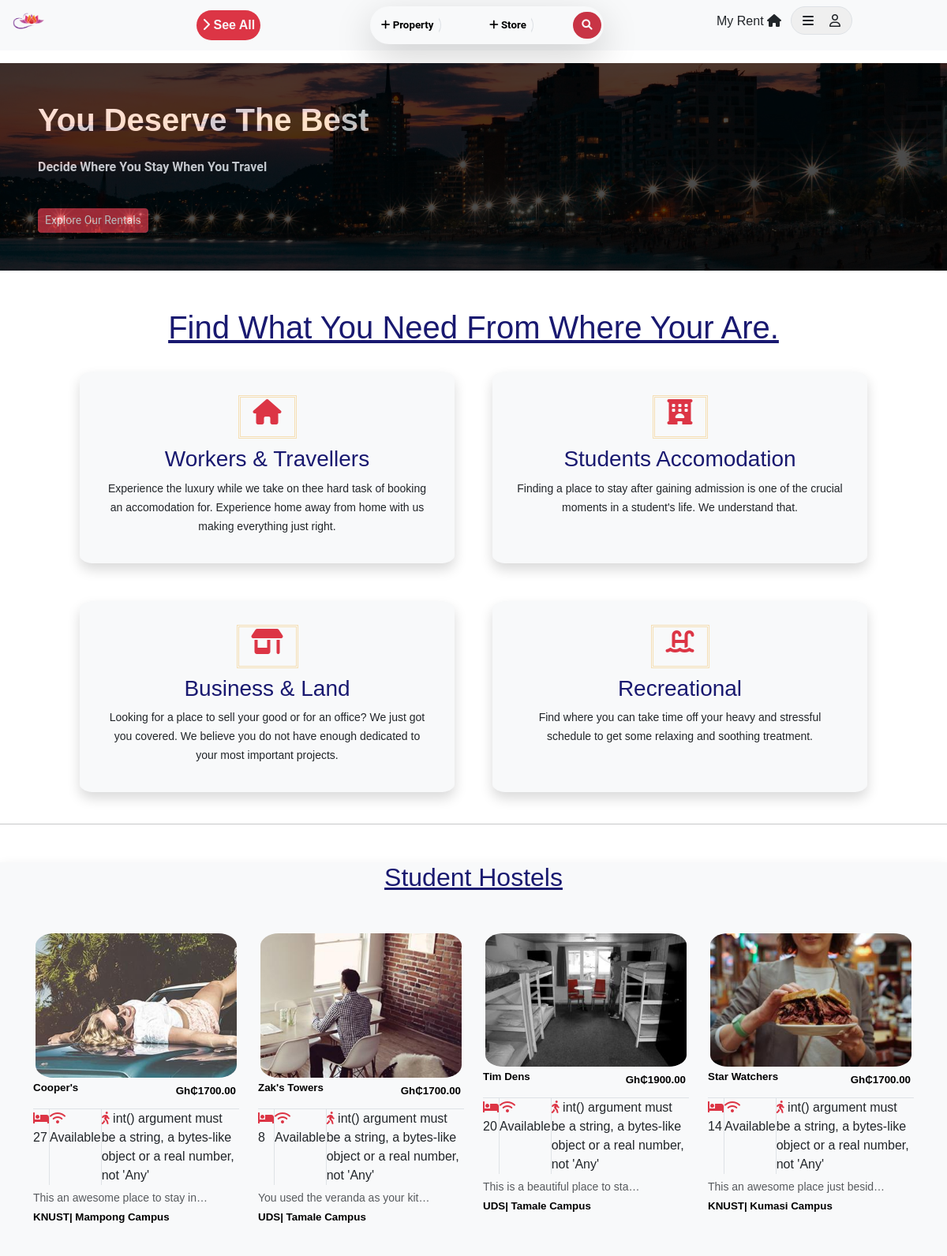
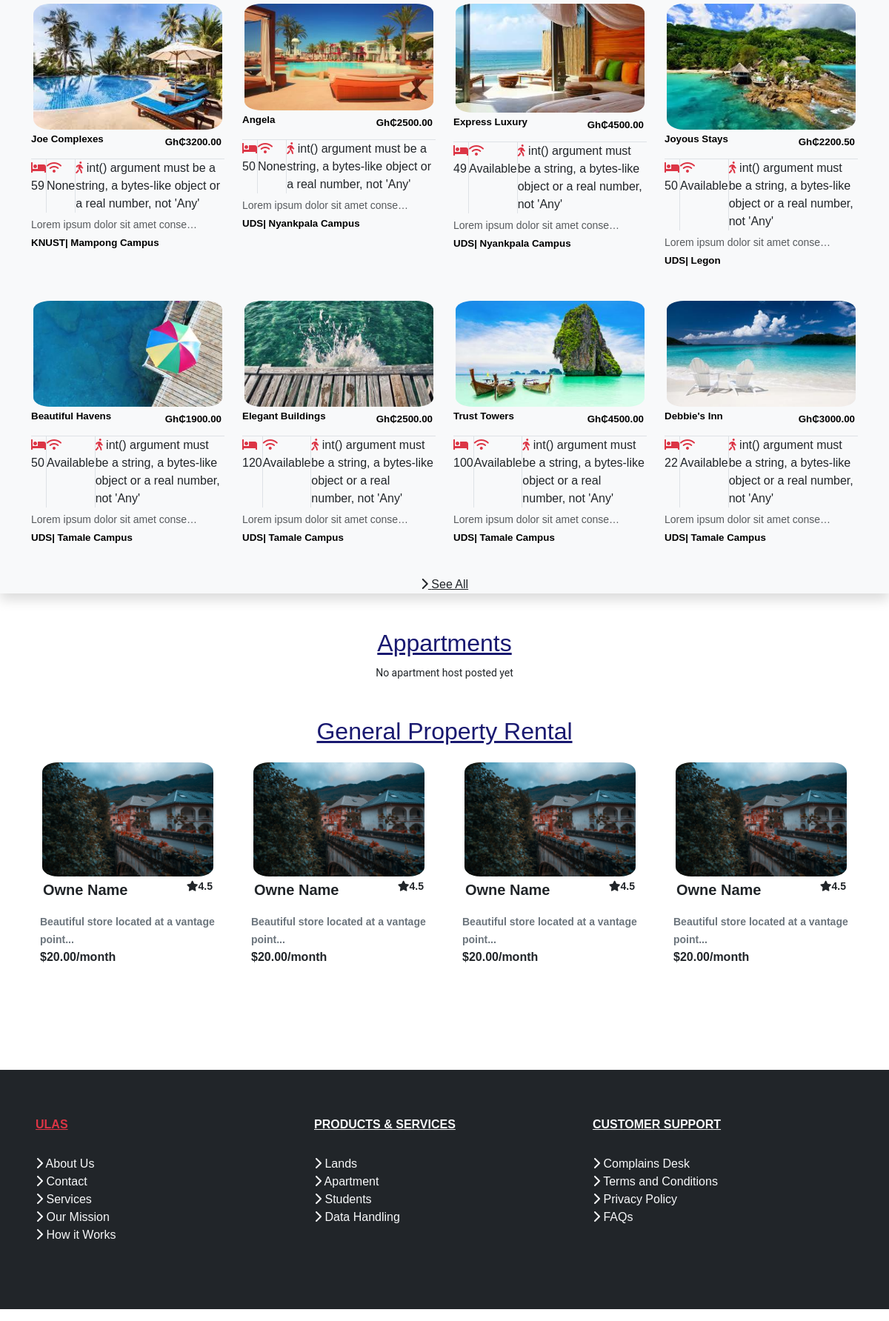
The page / on the database its author committed (2 pictures, top to bottom).
### hostels/models.py (models this page shows, shortened)
class Hostel(models.Model):
    owner_name = models.CharField(max_length=100, default='gunarcom')
    school = models.ForeignKey(School, on_delete=models.CASCADE)
    campus = models.CharField(max_length=100, default='Main Campus')
    hostel_name = models.CharField(max_length=50, default='unnamed hostel')
    contact = PhoneNumberField()
    image = models.ImageField(blank=True,
                              upload_to='static/images',
                              default=None)
    date_added = models.DateTimeField(default=timezone.now)
    no_of_rooms = models.PositiveIntegerField()
    hostel_coordinates = models.CharField(max_length=100)
    cost_per_room = models.DecimalField(max_digits=8, decimal_places=2)
    duration = models.PositiveIntegerField()
    amenities = MultiSelectField(choices=AMENITIES, max_choices=500, max_length=500)
    wifi = models.CharField(max_length=20)
    details = RichTextUploadingField()
    '''
    trimming images to an appropriate size before saving to the database
    '''
    '''
    a method to get the cost of a romm
    '''
    def get_cost(self):
        return self.cost_per_room
    '''
    calculating the distance of the hostel to the campus
    '''
    def get_dist(self):
        try:
            time_to_walk = calc_distance(hostel_coordinates=self.hostel_coordinates, school_coordinates=self.school.school_coordinates)
        except Exception as e:
            return e
        return time_to_walk

class School(models.Model):
    name = models.CharField(max_length=100)
    city = models.CharField(max_length=100)
    region = models.CharField(max_length=100)
    school_coordinates = models.CharField(max_length=100)
    '''
    return the name of the school
    '''

### hostels/views.py (the view)
# urls.py: 2. Add a URL to urlpatterns:  path('', views.home, name='home')
def home(request):
    students_hostels = Hostel.objects.all().order_by('-date_added')[0:12]
    return render(request, 'hostels/index.html', {'hostels':students_hostels})

### hostels/distance.py (called while the page is built)
def calc_distance(hostel_coordinates, school_coordinates):
	lat, longi = school_coordinates.split(',')
	'''
	converting str points to float
	'''
	lat = float(lat)
	longi = float(longi)
	host_lat, host_longi = hostel_coordinates.split(',')
	host_lat = float(host_lat)
	host_longi = float(host_longi)
	geod = Geodesic.WGS84
	res = geod.Inverse(lat, longi, host_lat, host_longi)
	'''
	assume an average person walks 80m in a minute
	'''
	dist = res['s12']
	average_walking_time = int(dist / 80)
	return f'{average_walking_time} mins'

### hostels/templates/hostels/index.html (shortened to what this page needs)
{% extends 'hostels/base.html' %}
{% load static %}
{% block content %}
<section class="sec-bg margin-bottom">
	<div class="p-5 dark">
		<h1 class="text-capitalize fw-bolder" data-aos="zoom-in-right">You deserve the best</h1>
		<p class="text-capitalize pt-3 pb-4 fw-bolder" data-aos="zoom-in-right">decide where you stay when you travel
		</p>
		<a href="{% url 'rooms' %}" class="btn btn-sm btn-danger text-capitalize" role="button" data-aos="zoom-in-right">explore our
			rentals</a>
	</div>
</section>
<section class="mt-5">
	<div class="container">
		<h1 class="text-capitalize text-decoration-underline text-center">find what you need from where your are.</h1>
		<div class="row d-flex justify-content-center sm-margin">
			<div class="col-md-5 m-4 py-3 d-hover bg-light shadow d-flex justify-content-center" data-aos="fade-up">
				<a href="{% url 'appartment' %}" class="text-center service-link p-3">
					<div>
						<span class="border-icon p-3">
							<i class="fa-solid fa-house fa-2x text-danger"></i>
						</span>
					</div>
					<h3 class="pt-1 mt-2 pt-3">Workers & Travellers</h3>
					<small class="text-dark text-center">Experience the luxury while we take on thee hard task of
						booking an
						accomodation
						for. Experience home away from home with us making everything just right.</small>
				</a>
			</div>
			<div class="col-md-5 m-4 py-3 d-hover bg-light shadow d-flex justify-content-center" data-aos="fade-up">
				<a href="{% url 'rooms' %}" class="text-center service-link p-3">
					<div>
						<span class="border-icon p-3">
							<i class="fa-solid fa-hotel fa-2x text-danger"></i>
						</span>
					</div>
					<h3 class="pt-1 mt-2 pt-3">Students Accomodation</h3>
					<small class="text-dark text-center">Finding a place to stay after gaining admission is one of the crucial moments in a student's life. We understand that.</small>
				</a>
			</div>
			<div class="col-md-5 m-4 py-3 d-hover bg-light shadow d-flex justify-content-center" data-aos="fade-up">
				<a href="{% url 'lands' %}" class="text-center service-link p-3">
					<div>
						<span class="border-icon p-3">
							<i class="fa-solid fa-shop fa-2x text-danger"></i>
						</span>
					</div>
					<h3 class="pt-1 mt-2 pt-3">Business & Land</h3>
					<small class="text-dark text-center">Looking for a place to sell your good or for an office? We just
						got you
						covered. We believe you do not have enough dedicated to your most important projects.</small>
				</a>
			</div>
			<div class="col-md-5 m-4 py-3 d-hover bg-light shadow d-flex justify-content-center" data-aos="fade-up">
				<a href="{% url 'recreational' %}" class="text-center service-link p-3">
					<div>
						<span class="border-icon p-3">
							<i class="fa-solid fa-water-ladder fa-2x text-danger"></i>
						</span>
					</div>
					<h3 class="pt-1 mt-2 pt-3">Recreational</h3>
					<small class="text-dark text-center">Find where you can take time off your heavy and stressful
						schedule to get some
						relaxing and soothing treatment.</small>
				</a>
			</div>
		</div>
	</div>
</section>
<hr>
<section class="mt-5 mb-3 bg-light shadow">
	<div class="container">
		<h2 class="text-capitalize text-decoration-underline text-center mb-4 pb-4">student hostels</h2>
		<div class="row d-flex justify-content-between sm-margin">
			{% for hostel in hostels %}
			<div class="col-md-6 col-lg-3 mb-4" data-aos="fade-up">
				<a href="{% url 'hostel-detail' hostel.pk %}"><img src="{{hostel.image.url}}" alt="{{hostel.hostel_name}}" class="img-fluid round">
					<div class="d-flex justify-content-between">
						<p class="text-capitalize text-color">{{hostel.hostel_name}}</p>
                        <span class="p-1 text-color">Gh₵{{hostel.get_cost}}</span>
					</div>
					<div class="d-flex justify-content-between border-top mb-1">
						<span class="border-end text-dark"><i class="fa-solid fa-bed text-danger"></i>
							{{hostel.no_of_rooms}}</span>
						<span class="border-end text-dark"><i class="fa-solid fa-wifi text-danger"></i>
							{{hostel.wifi}}</span>
						<span class="text-dark"><i class="fa-solid fa-person-walking text-danger"></i>
							{{hostel.get_dist}}</span>
					</div>
					<small class="text-muted">{{hostel.details|safe|truncatechars:36}}</small>
                    <span class="d-block"><small class="text-color pt-2 text-capitalize mb-1">{{hostel.school.name}}| {{hostel.campus}}</small></span>
				</a>
			</div>
			{% empty %}
			<div class="text-center">
				<small>No hostel posted yet</small>
			</div>
			{% endfor %}
		</div>
	</div>
	<div class="d-lex align-items-center">
		<p class="text-center"><a href="{% url 'rooms' %}" class="text-dark text-decoration-underline"><i class="fa-solid fa-chevron-right"></i> See All</a></p>
	</div>
</section>
<section class="mt-5 mb-3">
	<div class="container">
		<h2 class="text-capitalize text-decoration-underline text-center">Appartments</h2>
		<div class="row d-flex justify-content-between">
			{% for apartment in apartments %}
			<div class="col-md-6 col-lg-3" data-aos="fade-up">
				<div class="m-2 p-1">
					<a href="{% url 'hostel-details' apartment.pk %}" class="text-dark fw-bold">
						<img src="{{apartment.image.url}}" alt="my-image" class="img-fluid round">
						<div class="d-flex justify-content-between px-1">
							<p class="lead text-capitalize fw-bold text-dark">{{apartment.name}}</p> <small><i
									class="fa-solid fa-star text-danger"></i>{{apartment.rating}}</small>
						</div>
						<small class="text-secondary">{{apartment.description|truncatechars:50}}</small>
						<p class="text-dark h7">{{apartment.cost_per_month}}/month</p>
					</a>
				</div>
			</div>
			{% empty %}
			<div class="text-center">
				<small>No apartment host posted yet</small>
			</div>
			{% endfor %}
		</div>
	</div>
</section>
<section class="mt-5 mb-3">
	<div class="container">
		<h2 class="text-capitalize text-decoration-underline text-center">General Property Rental</h2>
		<div class="row d-flex justify-content-between">
			<div class="col-md-6 col-lg-3" data-aos="fade-up">
				<div class="m-2 p-1">
					<a href="#" class="text-dark fw-bold">
						<img src="{% static 'hostels/images/city.jpg' %}" alt="my-image" class="img-fluid round">
						<div class="d-flex justify-content-between px-1">
							<p class="lead text-capitalize fw-bold text-dark h7">owne name</p> <small><i
									class="fa-solid fa-star"></i>4.5</small>
						</div>
						<small class="text-secondary">Beautiful store located at a vantage point...</small>
						<p class="text-dark h7">$20.00/month</p>
					</a>
				</div>
			</div>
			<div class="col-md-6 col-lg-3" data-aos="fade-up">
				<div class="m-2 p-1">
					<a href="#" class="text-dark fw-bold">
						<img src="{% static 'hostels/images/city.jpg' %}" alt="my-image" class="img-fluid round">
						<div class="d-flex justify-content-between px-1">
							<p class="lead text-capitalize fw-bold text-dark h7">owne name</p> <small><i
									class="fa-solid fa-star"></i>4.5</small>
						</div>
						<small class="text-secondary">Beautiful store located at a vantage point...</small>
						<p class="text-dark h7">$20.00/month</p>
					</a>
				</div>
			</div>
			<div class="col-md-6 col-lg-3" data-aos="fade-up">
				<div class="m-2 p-1">
					<a href="#" class="text-dark fw-bold">
						<img src="{% static 'hostels/images/city.jpg' %}" alt="my-image" class="img-fluid round">
						<div class="d-flex justify-content-between px-1">
							<p class="lead text-capitalize fw-bold text-dark h7">owne name</p> <small><i
									class="fa-solid fa-star"></i>4.5</small>
						</div>
						<small class="text-secondary">Beautiful store located at a vantage point...</small>
						<p class="text-dark h7">$20.00/month</p>
					</a>
				</div>
			</div>
			<div class="col-md-6 col-lg-3" data-aos="fade-up">
				<div class="m-2 p-1">
					<a href="#" class="text-dark fw-bold">
						<img src="{% static 'hostels/images/city.jpg' %}" alt="my-image" class="img-fluid round">
						<div class="d-flex justify-content-between px-1">
							<p class="lead text-capitalize fw-bold text-dark h7">owne name</p> <small><i
									class="fa-solid fa-star"></i>4.5</small>
						</div>
						<small class="text-secondary">Beautiful store located at a vantage point...</small>
						<p class="text-dark h7">$20.00/month</p>
					</a>
				</div>
			</div>
		</div>
	</div>
</section>
{% endblock %}

### static/hostels/css/style.css (style rules this page uses)
html { scroll-behavior: smooth; }
body, html, a { text-decoration: none; font-family: 'Roboto', sans-serif; list-style-type: none; }
h1, h2, h3, h4, h5, h6,.h7, a { color: #191970; font-family: 'Ubuntu', sans-serif; }
.sec-bg { background: url('../images/bg.jpg'); background-size: cover; background-position: center; background-repeat: no-repeat; }
.sec-bg h1, p { color: white; }
.dark { background-color: #000; opacity: 0.7; }
.border-icon { border: double wheat; }
.d-hover { border: solid transparent; border-radius: 4%; }
.margin-bottom { margin-top: 5em; }
.round { border: solid transparent; border-radius: 10%; object-fit: scale-down; }
.text-color { color: black; font-size: smaller; font-weight: bolder; }

### rows shown on the page
Hostel: image (picture), hostel_name "Cooper's", get_cost "1700.00", no_of_rooms "27", wifi "Available", get_dist "int() argument must be a string, a bytes-like object or a real number, not 'Any'", details "This an awesome place to stay in…", school.name "KNUST", campus "Mampong Campus"
Hostel: image (picture), hostel_name "Zak's Towers", get_cost "1700.00", no_of_rooms "8", wifi "Available", get_dist "int() argument must be a string, a bytes-like object or a real number, not 'Any'", details "You used the veranda as your kit…", school.name "UDS", campus "Tamale Campus"
Hostel: image (picture), hostel_name "Tim Dens", get_cost "1900.00", no_of_rooms "20", wifi "Available", get_dist "int() argument must be a string, a bytes-like object or a real number, not 'Any'", details "This is a beautiful place to sta…", school.name "UDS", campus "Tamale Campus"
Hostel: image (picture), hostel_name "Star Watchers", get_cost "1700.00", no_of_rooms "14", wifi "Available", get_dist "int() argument must be a string, a bytes-like object or a real number, not 'Any'", details "This an awesome place just besid…", school.name "KNUST", campus "Kumasi Campus"
Hostel: image (picture), hostel_name "Joe Complexes", get_cost "3200.00", no_of_rooms "59", wifi "None", get_dist "int() argument must be a string, a bytes-like object or a real number, not 'Any'", details "Lorem ipsum dolor sit amet conse…", school.name "KNUST", campus "Mampong Campus"
Hostel: image (picture), hostel_name "Angela", get_cost "2500.00", no_of_rooms "50", wifi "None", get_dist "int() argument must be a string, a bytes-like object or a real number, not 'Any'", details "Lorem ipsum dolor sit amet conse…", school.name "UDS", campus "Nyankpala Campus"
Hostel: image (picture), hostel_name "Express Luxury", get_cost "4500.00", no_of_rooms "49", wifi "Available", get_dist "int() argument must be a string, a bytes-like object or a real number, not 'Any'", details "Lorem ipsum dolor sit amet conse…", school.name "UDS", campus "Nyankpala Campus"
Hostel: image (picture), hostel_name "Joyous Stays", get_cost "2200.50", no_of_rooms "50", wifi "Available", get_dist "int() argument must be a string, a bytes-like object or a real number, not 'Any'", details "Lorem ipsum dolor sit amet conse…", school.name "UDS", campus "Legon"
Hostel: image (picture), hostel_name "Beautiful Havens", get_cost "1900.00", no_of_rooms "50", wifi "Available", get_dist "int() argument must be a string, a bytes-like object or a real number, not 'Any'", details "Lorem ipsum dolor sit amet conse…", school.name "UDS", campus "Tamale Campus"
Hostel: image (picture), hostel_name "Elegant Buildings", get_cost "2500.00", no_of_rooms "120", wifi "Available", get_dist "int() argument must be a string, a bytes-like object or a real number, not 'Any'", details "Lorem ipsum dolor sit amet conse…", school.name "UDS", campus "Tamale Campus"
Hostel: image (picture), hostel_name "Trust Towers", get_cost "4500.00", no_of_rooms "100", wifi "Available", get_dist "int() argument must be a string, a bytes-like object or a real number, not 'Any'", details "Lorem ipsum dolor sit amet conse…", school.name "UDS", campus "Tamale Campus"
Hostel: image (picture), hostel_name "Debbie's Inn", get_cost "3000.00", no_of_rooms "22", wifi "Available", get_dist "int() argument must be a string, a bytes-like object or a real number, not 'Any'", details "Lorem ipsum dolor sit amet conse…", school.name "UDS", campus "Tamale Campus"
